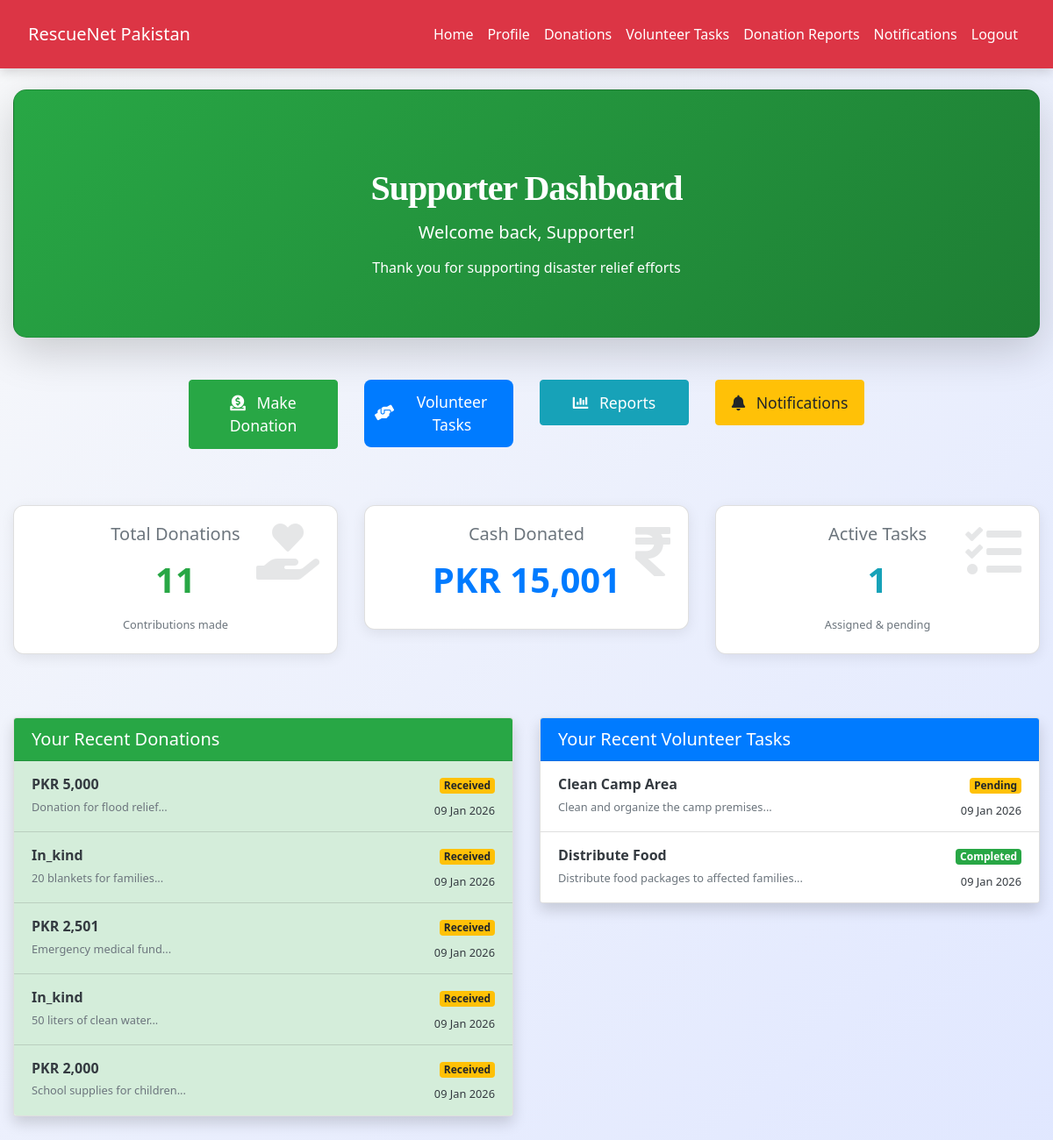
Screenshot of /supporter/dashboard.php (signed in) with the database file from the repository.
### tables this page shows
CREATE TABLE `donations` (
  `id` int(11) NOT NULL,
  `supporter_id` int(11) NOT NULL,
  `donation_type` enum('cash','in_kind') NOT NULL,
  `amount` decimal(12,2) DEFAULT 0.00,
  `description` text DEFAULT NULL,
  `status` enum('received','stored','allocated','distributed') DEFAULT 'received',
  `donated_at` timestamp NOT NULL DEFAULT current_timestamp()
);

CREATE TABLE `task_assignments` (
  `id` int(11) NOT NULL,
  `task_id` int(11) NOT NULL,
  `volunteer_id` int(11) NOT NULL,
  `assigned_at` timestamp NOT NULL DEFAULT current_timestamp(),
  `completion_status` enum('pending','completed') DEFAULT 'pending'
);

CREATE TABLE `volunteer_tasks` (
  `id` int(11) NOT NULL,
  `camp_id` int(11) NOT NULL,
  `title` varchar(200) NOT NULL,
  `description` text DEFAULT NULL,
  `required_skills` text DEFAULT NULL,
  `status` enum('open','assigned','completed') DEFAULT 'open',
  `created_at` timestamp NOT NULL DEFAULT current_timestamp()
);

### supporter/dashboard.php (the view, shortened to what this page needs)
<?php
include('config.php');
$user_id = $_SESSION["id"];
$name    = $_SESSION["name"];
$total_donation_count = $conn->query("
    SELECT COUNT(*) AS count
    FROM donations
    WHERE supporter_id = $user_id
")->fetch_assoc()['count'] ?? 0;
$total_cash_donated = $conn->query("
    SELECT COALESCE(SUM(amount), 0) AS total
    FROM donations
    WHERE supporter_id = $user_id AND donation_type = 'cash'
")->fetch_assoc()['total'] ?? 0;
$active_tasks = $conn->query("
    SELECT COUNT(*) AS count
    FROM task_assignments ta
    JOIN volunteer_tasks vt ON ta.task_id = vt.id
    WHERE ta.volunteer_id = $user_id
      AND ta.completion_status = 'pending'
")->fetch_assoc()['count'] ?? 0;
$recent_donations = $conn->query("
    SELECT id, donation_type, amount, description, status, donated_at
    FROM donations
    WHERE supporter_id = $user_id
    ORDER BY donated_at DESC
    LIMIT 5
");
$recent_tasks = $conn->query("
    SELECT vt.title, vt.description, vt.camp_id, vt.status,
           ta.assigned_at, ta.completion_status
    FROM task_assignments ta
    JOIN volunteer_tasks vt ON ta.task_id = vt.id
    WHERE ta.volunteer_id = $user_id
    ORDER BY ta.assigned_at DESC
    LIMIT 5
");
?>
<!DOCTYPE html>
<html lang="en">
<head>
    <link rel="stylesheet" href="https://maxcdn.bootstrapcdn.com/bootstrap/4.5.2/css/bootstrap.min.css">
    <link rel="stylesheet" href="https://cdnjs.cloudflare.com/ajax/libs/font-awesome/5.15.4/css/all.min.css">
    <link rel="stylesheet" href="../css/style.css">
</head>
<body>
<?php include('navbar.php'); ?>
<div class="container-fluid mt-4 pb-5">
    <div class="card welcome-card mb-5 shadow-lg">
        <div class="card-body text-center py-5">
            <h1 class="display-5 mb-2 font-weight-bold text-white">Supporter Dashboard</h1>
            <p class="lead mb-0">
                Welcome back, <strong><?= htmlspecialchars($name); ?></strong>!
            </p>
            <p class="mt-2">Thank you for supporting disaster relief efforts</p>
        </div>
    </div>
    <div class="row mb-5 justify-content-center text-center">
        <div class="col-6 col-sm-4 col-md-3 col-lg-2 mb-3">
            <a href="manage_donations.php" class="btn btn-success btn-block quick-action-btn">
                <i class="fas fa-donate mr-2"></i> Make Donation
            </a>
        </div>
        <div class="col-6 col-sm-4 col-md-3 col-lg-2 mb-3">
            <a href="volunteer_tasks.php" class="btn btn-primary btn-block quick-action-btn">
                <i class="fas fa-hands-helping mr-2"></i> Volunteer Tasks
            </a>
        </div>
        <div class="col-6 col-sm-4 col-md-3 col-lg-2 mb-3">
            <a href="transparency_reports.php" class="btn btn-info btn-block quick-action-btn">
                <i class="fas fa-chart-bar mr-2"></i> Reports
            </a>
        </div>
        <div class="col-6 col-sm-4 col-md-3 col-lg-2 mb-3">
            <a href="notifications.php" class="btn btn-warning btn-block quick-action-btn">
                <i class="fas fa-bell mr-2"></i> Notifications
            </a>
        </div>
    </div>
    <div class="row mb-5">
        <div class="col-md-6 col-lg-4 mb-4">
            <div class="card stat-card bg-white">
                <i class="fas fa-hand-holding-heart stat-icon"></i>
                <div class="card-body text-center">
                    <h5 class="text-muted mb-1">Total Donations</h5>
                    <div class="stat-value text-success"><?= number_format($total_donation_count) ?></div>
                    <small class="text-muted">Contributions made</small>
                </div>
            </div>
        </div>
        <div class="col-md-6 col-lg-4 mb-4">
            <div class="card stat-card bg-white">
                <i class="fas fa-rupee-sign stat-icon"></i>
                <div class="card-body text-center">
                    <h5 class="text-muted mb-1">Cash Donated</h5>
                    <div class="stat-value text-primary">PKR <?= number_format($total_cash_donated) ?></div>
                </div>
            </div>
        </div>
        <div class="col-md-6 col-lg-4 mb-4">
            <div class="card stat-card bg-white">
                <i class="fas fa-tasks stat-icon"></i>
                <div class="card-body text-center">
                    <h5 class="text-muted mb-1">Active Tasks</h5>
                    <div class="stat-value text-info"><?= number_format($active_tasks) ?></div>
                    <small class="text-muted">Assigned & pending</small>
                </div>
            </div>
        </div>
    </div>
    <div class="row">
        <div class="col-lg-6 mb-4">
            <div class="card shadow">
                <div class="card-header bg-success text-white">
                    <h5 class="mb-0">Your Recent Donations</h5>
                </div>
                <div class="list-group list-group-flush">
                    <?php if ($recent_donations->num_rows > 0): ?>
                        <?php while ($don = $recent_donations->fetch_assoc()): ?>
                            <div class="list-group-item status-<?= $don['status'] ?>">
                                <div class="d-flex justify-content-between">
                                    <div>
                                        <strong>
                                            <?= $don['donation_type'] === 'cash'
                                                ? 'PKR ' . number_format($don['amount'])
                                                : ucfirst($don['donation_type']) ?>
                                        </strong>
                                        <small class="d-block text-muted">
                                            <?= htmlspecialchars(substr($don['description'] ?? 'No description', 0, 60)) ?>...
                                        </small>
                                    </div>
                                    <div class="text-right">
                                        <span class="badge badge-<?=
                                            $don['status'] === 'distributed' ? 'success' :
                                            ($don['status'] === 'received' ? 'warning' : 'info')
                                        ?>">
                                            <?= ucfirst($don['status']) ?>
                                        </span>
                                        <small class="d-block mt-1">
                                            <?= date('d M Y', strtotime($don['donated_at'])) ?>
                                        </small>
                                    </div>
                                </div>
                            </div>
                        <?php endwhile; ?>
                    <?php endif; ?>
                </div>
            </div>
        </div>
        <div class="col-lg-6 mb-4">
            <div class="card shadow">
                <div class="card-header bg-primary text-white">
                    <h5 class="mb-0">Your Recent Volunteer Tasks</h5>
                </div>
                <div class="list-group list-group-flush">
                    <?php if ($recent_tasks->num_rows > 0): ?>
                        <?php while ($task = $recent_tasks->fetch_assoc()): ?>
                            <div class="list-group-item">
                                <div class="d-flex justify-content-between">
                                    <div>
                                        <strong><?= htmlspecialchars($task['title']) ?></strong>
                                        <small class="d-block text-muted">
                                            <?= htmlspecialchars(substr($task['description'] ?? '', 0, 60)) ?>...
                                        </small>
                                    </div>
                                    <div class="text-right">
                                        <span class="badge badge-<?=
                                            $task['completion_status'] === 'completed' ? 'success' : 'warning'
                                        ?>">
                                            <?= ucfirst($task['completion_status']) ?>
                                        </span>
                                        <small class="d-block mt-1">
                                            <?= date('d M Y', strtotime($task['assigned_at'])) ?>
                                        </small>
                                    </div>
                                </div>
                            </div>
                        <?php endwhile; ?>
                    <?php endif; ?>
                </div>
            </div>
        </div>
    </div>
</div>
</body>
</html>

### css/style.css (style rules this page uses)
:root { --primary: #007bff; --secondary: #6c757d; --success: #28a745; --info: #17a2b8; --warning: #ffc107; --danger: #dc3545; --light: #f8f9fa; --dark: #2d3436; --accent: #ff6f61; --highlight: #6f42c1; --shadow: rgba(0, 0, 0, 0.15); --transition: all 0.3s ease-in-out; }
body { font-family: 'Inter', 'Segoe UI', Tahoma, Geneva, Verdana, sans-serif; background: linear-gradient(135deg, var(--light) 0%, #e0e7ff 100%); color: var(--dark); line-height: 1.8; margin: 0; padding: 0; min-height: 100vh; font-size: 16px; }
h1, h2, h3, h4 { text-align: center; margin: 2.5rem 0; font-family: 'Georgia', 'Times New Roman', serif; color: var(--dark); font-weight: 700; letter-spacing: -0.025em; }
h1 { font-size: 2.5rem; }
.btn-primary { background-color: var(--primary); color: #fff; border: none; border-radius: 8px; padding: 0.75rem 1.5rem; font-size: 1rem; font-weight: 500; cursor: pointer; transition: var(--transition); display: inline-flex; align-items: center; justify-content: center; }
a { color: var(--primary); text-decoration: none; font-weight: 500; transition: var(--transition); }

### supporter/dashboard.php (style rules this page uses)
:root { --primary: #007bff; --success: #28a745; --warning: #ffc107; --danger: #dc3545; --info: #17a2b8; --dark: #343a40; --light: #f8f9fa; }
body { background-color: var(--light); font-family: 'Segoe UI', sans-serif; }
.welcome-card { background: linear-gradient(135deg, #28a745, #1e7e34); color: white; border-radius: 15px; box-shadow: 0 10px 30px rgba(40, 167, 69, 0.3); }
.stat-card { border-radius: 12px; box-shadow: 0 4px 15px rgba(0, 0, 0, 0.08); transition: all 0.3s ease; position: relative; overflow: hidden; }
.stat-icon { font-size: 4rem; opacity: 0.12; position: absolute; right: 20px; top: 20px; }
.stat-value { font-size: 2.5rem; font-weight: 700; color: var(--dark); }
.quick-action-btn { font-size: 1.1rem; padding: 12px; }
.status-received { background-color: #d4edda; }

### rows the page displays
donations: amount "5,000", description "Donation for flood relief", status "Received", donated_at "09 Jan 2026"
donations: donation_type "In_kind", description "20 blankets for families", status "Received", donated_at "09 Jan 2026"
donations: amount "2,501", description "Emergency medical fund", status "Received", donated_at "09 Jan 2026"
donations: donation_type "In_kind", description "50 liters of clean water", status "Received", donated_at "09 Jan 2026"
donations: amount "2,000", description "School supplies for children", status "Received", donated_at "09 Jan 2026"
task_assignments: task.title "Clean Camp Area", task.description "Clean and organize the camp premises", completion_status "Pending", assigned_at "09 Jan 2026"
task_assignments: task.title "Distribute Food", task.description "Distribute food packages to affected families", completion_status "Completed", assigned_at "09 Jan 2026"

### other values shown
$name "Supporter"
$total_donation_count "11"
$total_cash_donated "15,001"
$active_tasks "1"
